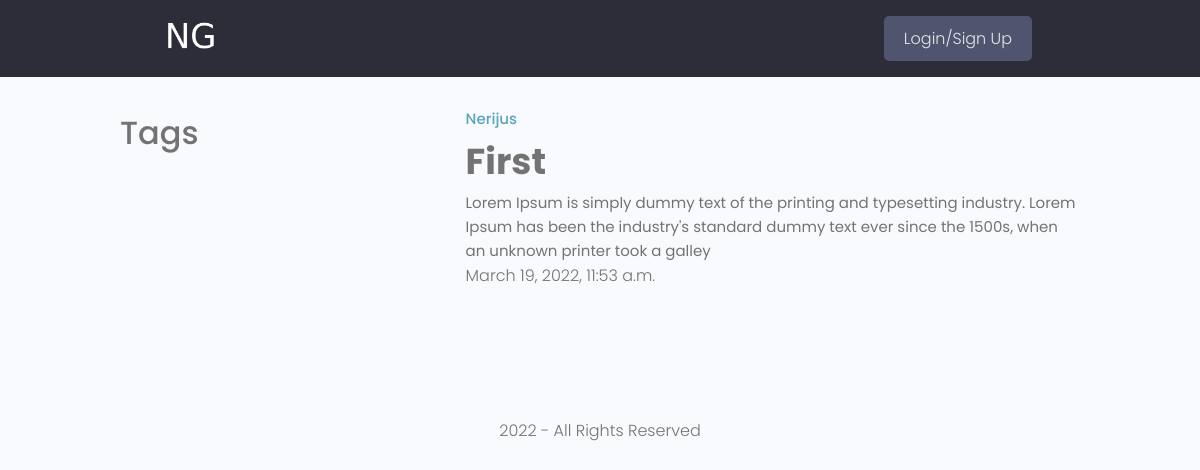
/note/d3070ff4-d494-4e74-b4e6-ba10fc1ce03a/, run on an earlier commit of the app's database.
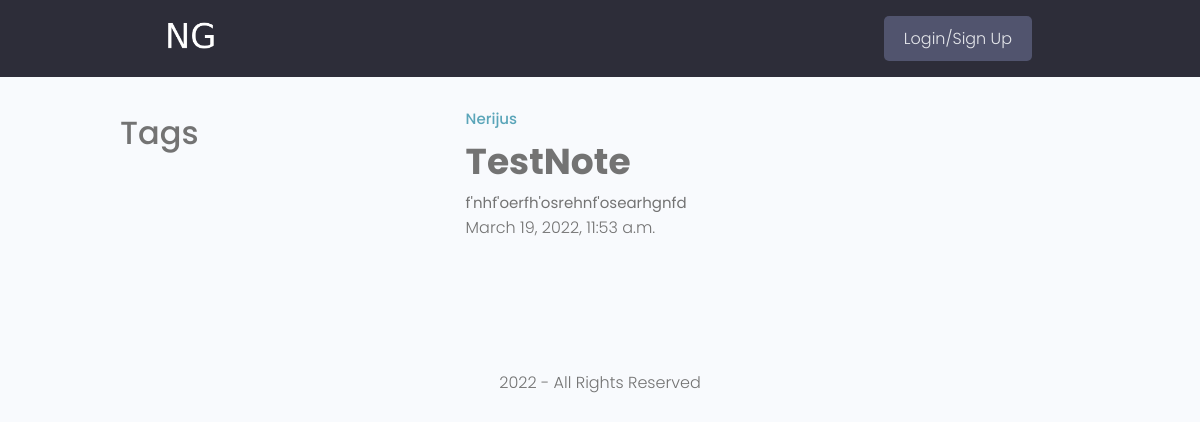
And on a later commit of the database.
### notes/models.py (models this page shows, shortened)
class Note(models.Model):
    owner = models.ForeignKey(User, null=True, blank=True, on_delete=models.SET_NULL)
    title = models.CharField(max_length=200)
    description = models.TextField(null=True, blank=True)
    image = models.ImageField(null=True, blank=True, default = 'default.jpg')
    created = models.DateTimeField(auto_now_add=True)
    category = models.ManyToManyField('Category', blank=True)
    id = models.UUIDField(default=uuid.uuid4, unique=True, primary_key=True, editable=False)

### notes/views.py (the view)
# urls.py: path('note/<str:pk>/', views.note, name= "note"),
def note(request, pk):
    note = Note.objects.get(id=pk)
    category = note.category.all()
    return render(request, 'note.html', {'note': note, 'category': category})

### notes/templates/note.html (shortened to what this page needs)
{% extends 'main.html' %}
{% block content %}
  <main class="singleskill my-md">
    <div class="container">
      <div class="layout">
        <div class="column column--1of3">
          <h3 class="singleskill__subtitle">Tags</h3>
        </div>
        <div class="column column--2of3">
          <a href="profile.html" class="singleskill__developer">{{note.owner}}</a>
          <h2 class="singleskill__title">{{note.title}}</h2>
          <div class="singleskill__info">
            {{note.description}}
            <br />
            <p>{{note.created}}</p>
          </div>
        </div>
      </div>
    </div>
  </main>
{% endblock content %}

What changed in the data, as far as the page shows it:
changed Note "Nerijus": title "First" → "TestNote"; description "Lorem Ipsum is simply dummy text of the printing and typesetting industry. Lorem Ipsum has been the industry's standard dummy text ever since the 1500s, when an unknown printer took a galley" → "f'nhf'oerfh'osrehnf'osearhgnfd"
